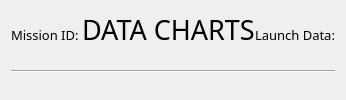
         <widget class="QWidget" name="archiveDataLabel_6" native="true">
          <property name="sizePolicy">
           <sizepolicy hsizetype="Preferred" vsizetype="Preferred">
            <horstretch>0</horstretch>
            <verstretch>0</verstretch>
           </sizepolicy>
          </property>
          <layout class="QVBoxLayout" name="verticalLayout_82">
           <item>
            <widget class="QWidget" name="pageTitleWidget_6" native="true">
             <layout class="QHBoxLayout" name="horizontalLayout_51">
              <property name="spacing">
               <number>0</number>
              </property>
              <property name="leftMargin">
               <number>0</number>
              </property>
              <property name="topMargin">
               <number>0</number>
              </property>
              <property name="rightMargin">
               <number>0</number>
              </property>
              <property name="bottomMargin">
               <number>0</number>
              </property>
              <item>
               <widget class="QWidget" name="widget_33" native="true">
                <layout class="QVBoxLayout" name="verticalLayout_83">
                 <property name="spacing">
                  <number>0</number>
                 </property>
                 <property name="leftMargin">
                  <number>0</number>
                 </property>
                 <property name="topMargin">
                  <number>10</number>
                 </property>
                 <property name="rightMargin">
                  <number>0</number>
                 </property>
                 <property name="bottomMargin">
                  <number>0</number>
                 </property>
                 <item alignment="Qt::AlignHCenter">
                  <widget class="QLabel" name="missionLabel_6">
                   <property name="font">
                    <font>
                     <family>Inria Sans</family>
                     <pointsize>10</pointsize>
                     <weight>50</weight>
                     <bold>false</bold>
                    </font>
                   </property>
                   <property name="text">
                    <string>Mission ID: &lt;nr&gt;</string>
                   </property>
                  </widget>
                 </item>
                </layout>
               </widget>
              </item>
              <item>
               <widget class="QWidget" name="titleLabel_6" native="true">
                <layout class="QVBoxLayout" name="verticalLayout_84">
                 <property name="spacing">
                  <number>0</number>
                 </property>
                 <property name="leftMargin">
                  <number>0</number>
                 </property>
                 <property name="topMargin">
                  <number>0</number>
                 </property>
                 <property name="rightMargin">
                  <number>0</number>
                 </property>
                 <property name="bottomMargin">
                  <number>0</number>
                 </property>
                 <item alignment="Qt::AlignHCenter">
                  <widget class="QLabel" name="label_39">
                   <property name="font">
                    <font>
                     <family>Inria Sans</family>
                     <pointsize>20</pointsize>
                     <weight>50</weight>
                     <bold>false</bold>
                    </font>
                   </property>
                   <property name="text">
                    <string>DATA CHARTS</string>
                   </property>
                  </widget>
                 </item>
                </layout>
               </widget>
              </item>
              <item>
               <widget class="QWidget" name="widget_34" native="true">
                <layout class="QVBoxLayout" name="verticalLayout_85">
                 <property name="spacing">
                  <number>0</number>
                 </property>
                 <property name="leftMargin">
                  <number>0</number>
                 </property>
                 <property name="topMargin">
                  <number>10</number>
                 </property>
                 <property name="rightMargin">
                  <number>0</number>
                 </property>
                 <property name="bottomMargin">
                  <number>0</number>
                 </property>
                 <item alignment="Qt::AlignHCenter">
                  <widget class="QLabel" name="label_40">
                   <property name="font">
                    <font>
                     <family>Inria Sans</family>
                     <pointsize>10</pointsize>
                     <weight>50</weight>
                     <bold>false</bold>
                    </font>
                   </property>
                   <property name="text">
                    <string>Launch Data: &lt;data&gt;</string>
                   </property>
                  </widget>
                 </item>
                </layout>
               </widget>
              </item>
             </layout>
            </widget>
           </item>
           <item>
            <widget class="QWidget" name="separatorWidget_6" native="true">
             <property name="sizePolicy">
              <sizepolicy hsizetype="Minimum" vsizetype="Preferred">
               <horstretch>0</horstretch>
               <verstretch>0</verstretch>
              </sizepolicy>
             </property>
             <layout class="QVBoxLayout" name="verticalLayout_86">
              <property name="spacing">
               <number>0</number>
              </property>
              <property name="leftMargin">
               <number>0</number>
              </property>
              <property name="topMargin">
               <number>0</number>
              </property>
              <property name="rightMargin">
               <number>0</number>
              </property>
              <property name="bottomMargin">
               <number>0</number>
              </property>
              <item>
               <widget class="Line" name="line_8">
                <property name="sizePolicy">
                 <sizepolicy hsizetype="Minimum" vsizetype="Minimum">
                  <horstretch>0</horstretch>
                  <verstretch>0</verstretch>
                 </sizepolicy>
                </property>
                <property name="orientation">
                 <enum>Qt::Horizontal</enum>
                </property>
               </widget>
              </item>
             </layout>
            </widget>
           </item>
          </layout>
         </widget>
